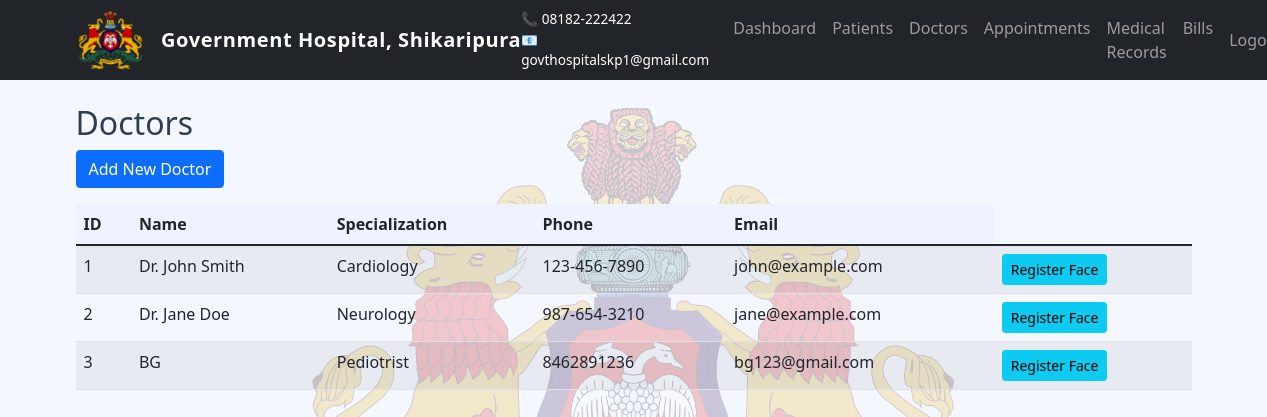
The page /doctors (signed in) on the database its author committed.
### app.py (models this page shows)
class Doctor(db.Model):
    id = db.Column(db.Integer, primary_key=True)
    name = db.Column(db.String(150), nullable=False)
    specialization = db.Column(db.String(100), nullable=False)
    phone = db.Column(db.String(20), nullable=False)
    email = db.Column(db.String(150), unique=True, nullable=False)
    availability = db.Column(db.String(200))
    face_encoding = db.Column(db.PickleType)  # Store face encoding as pickle

### app.py (the view)
@app.route('/doctors')
@login_required
def doctors():
    doctors = Doctor.query.all()
    return render_template('doctors.html', doctors=doctors)

### app.py (called while the page is built)
@login_manager.user_loader
def load_user(user_id):
    return User.query.get(int(user_id))

### templates/doctors.html (shortened to what this page needs)
{% extends "base.html" %}
{% block content %}
<h2>Doctors</h2>
<a href="{{ url_for('add_doctor') }}" class="btn btn-primary mb-3">Add New Doctor</a>
<table class="table table-striped">
    <thead>
        <tr>
            <th>ID</th>
            <th>Name</th>
            <th>Specialization</th>
            <th>Phone</th>
            <th>Email</th>
        </tr>
    </thead>
    <tbody>
        {% for doctor in doctors %}
        <tr>
            <td>{{ doctor.id }}</td>
            <td>{{ doctor.name }}</td>
            <td>{{ doctor.specialization }}</td>
            <td>{{ doctor.phone }}</td>
            <td>{{ doctor.email }}</td>
            <td>
                <a href="{{ url_for('register_face', id=doctor.id) }}" class="btn btn-sm btn-info">Register Face</a>
            </td>
        </tr>
        {% endfor %}
    </tbody>
</table>
{% endblock %}

### rows shown on the page
Doctor: id "1", name "Dr. John Smith", specialization "Cardiology", phone "123-456-7890", email "john@example.com"
Doctor: id "2", name "Dr. Jane Doe", specialization "Neurology", phone "987-654-3210", email "jane@example.com"
Doctor: id "3", name "BG", specialization "Pediotrist", phone "8462891236", email "bg123@gmail.com"
